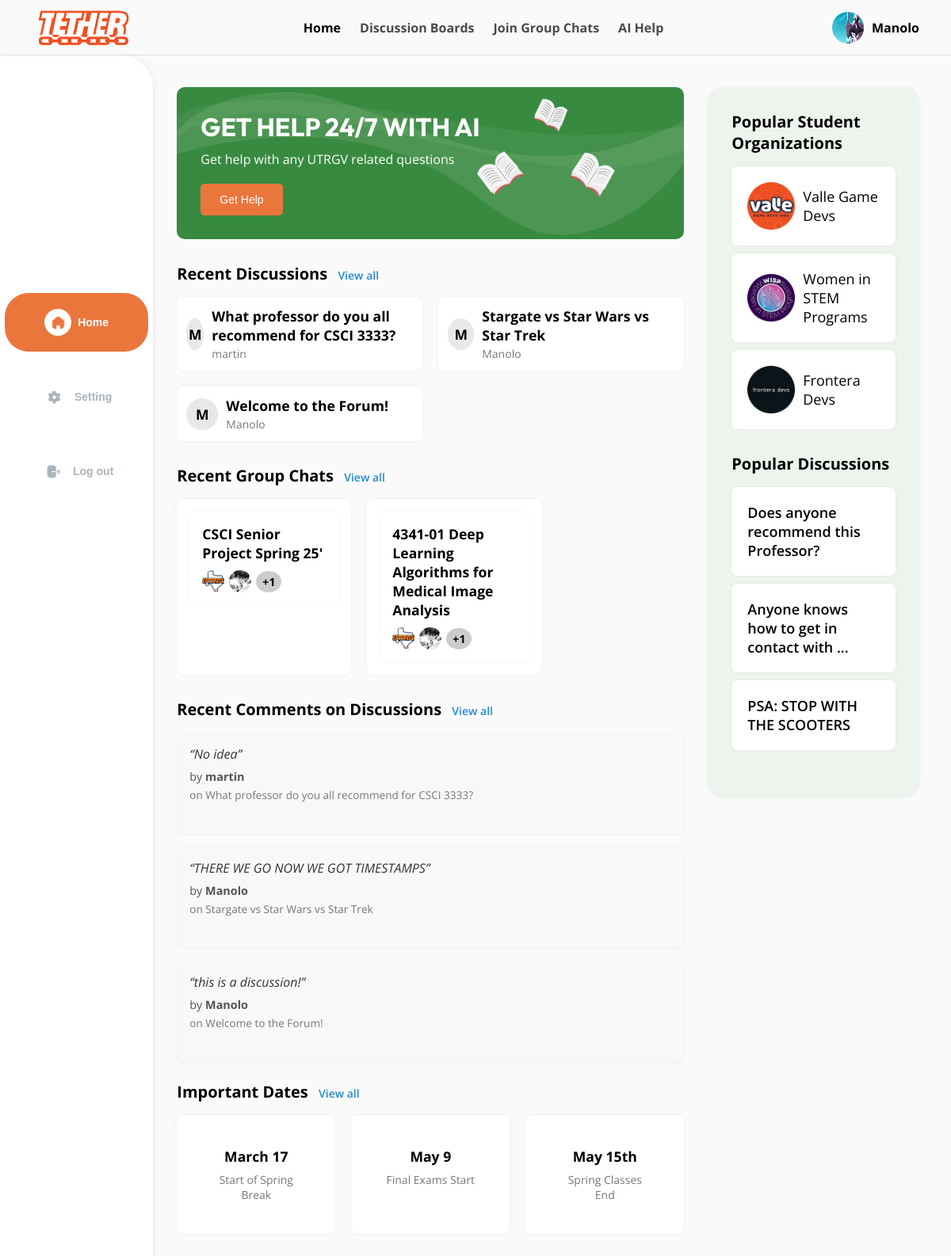
Page /Main/dashboard/ (signed in) on the committed database.
### Main/models.py (models this page shows, shortened)
class Profile(models.Model):
    user = models.OneToOneField('auth.User', on_delete=models.CASCADE)
    id_user = models.IntegerField(unique=True, blank=True, null=True)
    bio = models.TextField(blank=True, null=True)
    profile_picture = models.ImageField(upload_to='profile_images/', default='blank_profile_picture.jpg', null=True)
    major = models.CharField(max_length=100, blank=True, null=True)
    gender = models.CharField(max_length=10, blank=True, null=True)
    minor = models.CharField(max_length=100, blank=True, null=True)

class Discussion(models.Model):
    title = models.CharField(max_length=255)
    created_by = models.ForeignKey(User, on_delete=models.CASCADE)
    created_at = models.DateTimeField(auto_now_add=True)

class Groupchat(models.Model):
    title = models.CharField(max_length=255, unique=True)
    created_by = models.ForeignKey(User, on_delete=models.CASCADE)
    created_at = models.DateTimeField(auto_now_add=True)
    members = models.ManyToManyField(User, related_name='groupchats', blank=True)
    description = models.TextField(blank=True, null=True)

class Comment(models.Model):
    discussion = models.ForeignKey(Discussion, related_name='comments', on_delete=models.CASCADE)
    user = models.ForeignKey(User, on_delete=models.CASCADE)
    content = models.TextField()
    created_at = models.DateTimeField(auto_now_add=True)

### Main/views.py (the view)
# urls.py: path('dashboard/', views.dashboard, name='dashboard'),
@login_required
def dashboard(request):
    user = request.user
    profile = Profile.objects.get(user=user)
    recent_discussions = Discussion.objects.all().order_by('-created_at')[:4]
    recent_groupchats = Groupchat.objects.all().order_by('-created_at')[:4]
    recent_comments = []
    for discussion in recent_discussions:
        latest_comment = Comment.objects.filter(discussion=discussion).order_by('-created_at').first()
        if latest_comment:
            recent_comments.append(latest_comment)
    return render(request, 'Main/dashboard.html', {
        'recent_discussions': recent_discussions,
        'user': user, 'profile': profile,
        'recent_groupchats': recent_groupchats,
        'recent_comments': recent_comments
    })

### Main/templates/Main/dashboard.html (shortened to what this page needs)
{% load static %}
<!DOCTYPE html>
<html lang="en">
<head>
  <link rel="stylesheet" href="{% static 'Main/css/styles-dashboard.css' %}">
</head>
<body>
<header>
  <div class="header-container">
    <a href="{% url 'dashboard' %}">
      <img class="nav-logo" src="{% static 'Main/images/nav-utrgv.png' %}"/>
    </a>
    <nav class="main-nav">
      <a href="{% url 'dashboard' %}" class="nav-link active">Home</a>
      <a href="{% url 'discussion' %}" class="nav-link">Discussion Boards</a>
      <a href="{% url 'groupchat' %}" class="nav-link">Join Group Chats</a>
      <a href="#" class="nav-link">AI Help</a>
    </nav>
    <div class="user-profile">
      <a href="{% url 'view_profile' username=user.username %}" style="display: flex; align-items: center; gap: 10px;">
        <img class="avatar" src="{{ profile.profile_picture.url }}"/>
        <span class="username">{{ user.username }}</span>
      </a>
    </div>
  </div>
</header>
<div class="layout-container">
  <aside class="left-sidebar">
    <div class="sidebar-menu">
      <button class="sidebar-btn active">
        <img class="btn-icon" src="{% static 'Main/images/home-icon.png' %}"/>
        Home
      </button>
      <a href="{% url 'settings' %}">
        <button class="sidebar-btn">
          <img class="btn-icon" src="{% static 'Main/images/setting-icon.png' %}"/>
          Setting
        </button>
      </a>
      <form method="POST" action="{% url 'logout' %}">
        <button type="submit" class="sidebar-btn">
          <img class="btn-icon" src="{% static 'Main/images/logout-icon.png' %}"/>
          Log out
        </button>
      </form>
    </div>
  </aside>
  <main class="main-content">
    <section class="ai-banner">
      <div class="ai-banner-text">
        <h2>GET HELP 24/7 WITH AI</h2>
        <p>Get help with any UTRGV related questions</p>
        <button class="get-help-btn">Get Help</button>
      </div>
    </section>
    <section class="recent-discussions">
      <h3>Recent Discussions
        <span class="view-all">
          <a href="{% url 'discussion' %}">View all</a>
        </span>
      </h3>
      <div class="discussion-cards">
        {% for d in recent_discussions %}
          <a href="{% url 'discussion_detail' d.pk %}" class="discussion-card">
            <div class="initial-circle">{{ d.created_by.username|first|upper }}</div>
            <div class="discussion-info">
              <p class="discussion-title">{{ d.title }}</p>
              <p class="discussion-user">{{ d.created_by.username }}</p>
            </div>
          </a>
        {% empty %}
          <p>No discussions yet.</p>
        {% endfor %}
      </div>
    </section>
    <section class="group-chats">
      <h3>Recent Group Chats
        <span class="view-all">
          <a href="{% url 'groupchat' %}">View all</a>
        </span>
      </h3>
      <div class="chat-cards">
        {% for chat in recent_groupchats %}
        <a href="{% url 'groupchat_room' chat.id %}" class="chat-card">
        <div class="chat-card">
          <p>{{ chat.title }}</p>
          <div class="chat-avatars">
            {% for member in chat.members.all|slice:":2" %}
              <img src="{{ member.profile.profile_picture.url }}" alt="{{ member.username }}" class="avatar-icon"/>
            {% endfor %}
            {% if chat.members.count >= 2 %}
              <span class="plus">+{{ chat.members.count|add:"-2" }}</span>
            {% endif %}
          </div>
         </div>
        </a>
        {% empty %}
          <p>No group chats yet.</p>
        {% endfor %}
      </div>
    </section>
    <section class="recent-comments">
      <h3>Recent Comments on Discussions
        <span class="view-all">
          <a href="{% url 'discussion' %}">View all</a>
        </span>
      </h3>
      <div class="comment-cards">
        {% for comment in recent_comments %}
          <div class="comment-card">
            <p class="comment-text">“{{ comment.content|truncatewords:12 }}”</p>
            <p class="comment-meta">
              by <strong>{{ comment.user.username }}</strong>
            </p>
            <p class="comment-discussion">
              on <a href="{% url 'discussion_detail' comment.discussion.id %}">
                {{ comment.discussion.title }}
              </a>
            </p>
            <br>
          </div>
        {% empty %}
          <p>No comments available.</p>
        {% endfor %}
      </div>
    </section>
    <br>
    <section class="important-dates">
      <h3>Important Dates <span class="view-all">View all</span></h3>
      <div class="date-cards">
        <div class="date-card">
          <p class="date">March 17</p>
          <p class="desc">Start of Spring Break</p>
        </div>
        <div class="date-card">
          <p class="date">May 9</p>
          <p class="desc">Final Exams Start</p>
        </div>
        <div class="date-card">
          <p class="date">May 15th</p>
          <p class="desc">Spring Classes End</p>
        </div>
      </div>
    </section>
  </main>
  <aside class="right-sidebar">
    <div class="orgs-section">
      <h3>Popular Student Organizations</h3>
      <div class="org-card">
        <img src="{% static 'Main\images\valle_game_devs.png' %}"/>
        <p>Valle Game Devs</p>
      </div>
      <div class="org-card">
        <img src="{% static 'Main\images\Women_in_stem.png' %}"/>
        <p>Women in STEM Programs</p>
      </div>
      <div class="org-card">
        <img src="{% static 'Main\images\frontera_devs.png' %}"/>
        <p>Frontera Devs</p>
      </div>
    </div>
    <div class="discussions-section">
      <h3>Popular Discussions</h3>
      <div class="discussion-preview">Does anyone recommend this Professor?</div>
      <div class="discussion-preview">Anyone knows how to get in contact with ...</div>
      <div class="discussion-preview">PSA: STOP WITH THE SCOOTERS</div>
    </div>
  </aside>
</div>
</body>
</html>

### rows in the picture
Profile: profile_picture (picture)
Discussion: created_by.username|first "M", title "What professor do you all recommend for CSCI 3333?", created_by.username "martin"
Discussion: created_by.username|first "M", title "Stargate vs Star Wars vs Star Trek", created_by.username "Manolo"
Discussion: created_by.username|first "M", title "Welcome to the Forum!", created_by.username "Manolo"
Groupchat: title "CSCI Senior Project Spring 25'", members.count|add "1"
Groupchat: title "4341-01 Deep Learning Algorithms for Medical Image Analysis", members.count|add "1"
Comment: content "No idea", user.username "martin", discussion "What professor do you all recommend for CSCI 3333?"
Comment: content "THERE WE GO NOW WE GOT TIMESTAMPS", user.username "Manolo", discussion "Stargate vs Star Wars vs Star Trek"
Comment: content "this is a discussion!", user.username "Manolo", discussion "Welcome to the Forum!"

### other values in the picture
{{ user.username }} "Manolo"
